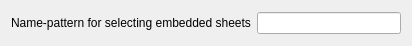
<?xml version="1.0" encoding="UTF-8"?>
<ui version="4.0">
 <class>Form</class>
 <widget class="QWidget" name="Form">
  <property name="geometry">
   <rect>
    <x>0</x>
    <y>0</y>
    <width>412</width>
    <height>46</height>
   </rect>
  </property>
  <property name="windowTitle">
   <string>Form</string>
  </property>
  <layout class="QHBoxLayout" name="horizontalLayout">
   <item>
    <widget class="QLabel" name="label">
     <property name="text">
      <string>Name-pattern for selecting embedded sheets</string>
     </property>
    </widget>
   </item>
   <item>
    <widget class="LineEdit" name="LineEdit">
     <property name="template" stdset="0">
      <string>inspector-sheets</string>
     </property>
    </widget>
   </item>
  </layout>
 </widget>
 <customwidgets>
  <customwidget>
   <class>LineEdit</class>
   <extends>QLineEdit</extends>
   <header>wallaby.frontends.qt.widgets.edits.lineEdit</header>
  </customwidget>
 </customwidgets>
 <resources/>
 <connections/>
</ui>
